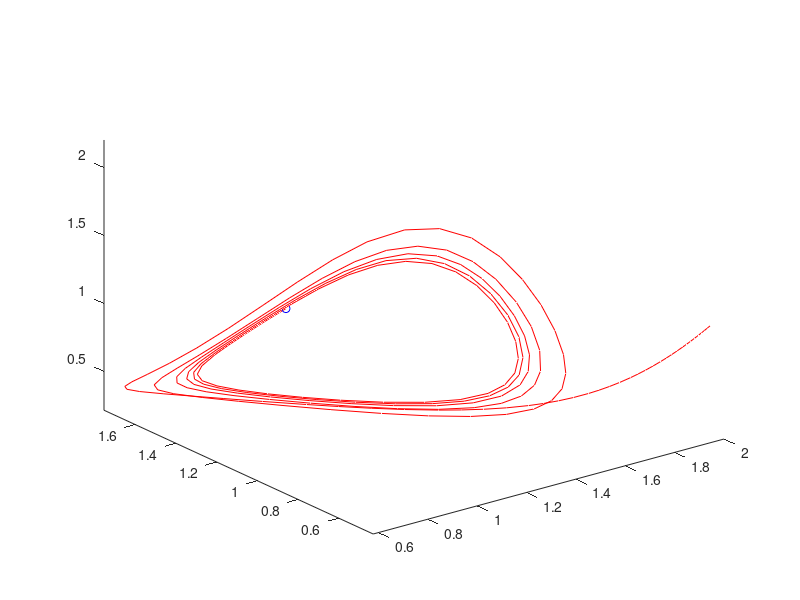

This chart was generated by the following MATLAB code:
x1=2;
x2=0.5;
x3=1;
alfa=1;
dx=@(t,x)[x(1)*(0.5*(1-x(1))+0.5*(1-x(2))+0.1*(1-x(3)));
    x(2)*(-0.5*(1-x(1))-0.1*(1-x(2))+0.1*(1-x(3)));
    x(3)*(alfa*(1-x(1))+0.1*(1-x(2))+0.1*(1-x(3)))];
[t,x]=ode45(dx,[0,100],[x1 x2 x3]);
figure
comet3(x(:,1),x(:,2),x(:,3));